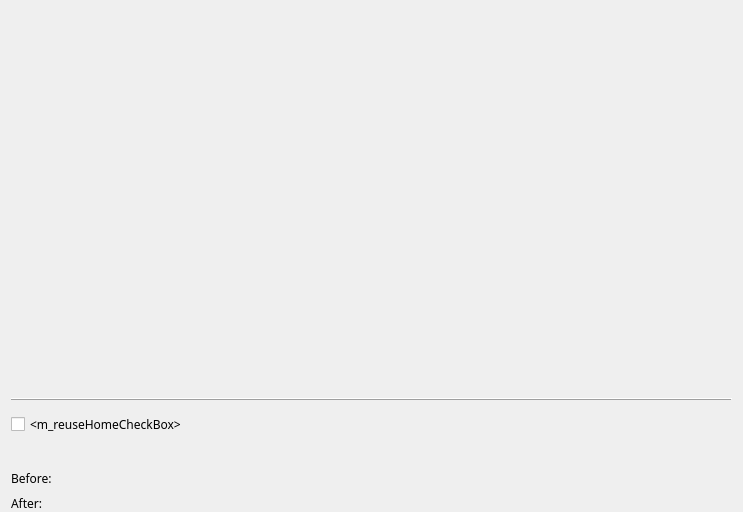
<?xml version="1.0" encoding="UTF-8"?>
<ui version="4.0">
 <author>
SPDX-FileCopyrightText: 2015 Teo Mrnjavac &lt;teo@kde.org&gt;
SPDX-License-Identifier: GPL-3.0-or-later
 </author>
 <class>ChoicePage</class>
 <widget class="QWidget" name="ChoicePage">
  <property name="geometry">
   <rect>
    <x>0</x>
    <y>0</y>
    <width>743</width>
    <height>512</height>
   </rect>
  </property>
  <property name="windowTitle">
   <string notr="true">Form</string>
  </property>
  <layout class="QVBoxLayout" name="m_mainLayout" stretch="0,1">
   <property name="bottomMargin">
    <number>0</number>
   </property>
   <item>
    <layout class="QHBoxLayout" name="m_drivesLayout">
     <item>
      <widget class="QLabel" name="m_drivesLabel">
       <property name="font">
        <font>
         <family>Fantasque Sans Mono</family>
        </font>
       </property>
       <property name="toolTip">
        <string notr="true"/>
       </property>
       <property name="text">
        <string notr="true">&lt;m_drivesLabel&gt;</string>
       </property>
      </widget>
     </item>
    </layout>
   </item>
   <item>
    <layout class="QVBoxLayout" name="m_rightLayout" stretch="0,1,0,0,0,0,0">
     <item>
      <widget class="QLabel" name="m_messageLabel">
       <property name="font">
        <font>
         <family>Fantasque Sans Mono</family>
        </font>
       </property>
       <property name="toolTip">
        <string notr="true"/>
       </property>
       <property name="text">
        <string notr="true">&lt;m_messageLabel&gt;</string>
       </property>
      </widget>
     </item>
     <item>
      <widget class="QScrollArea" name="m_itemsScrollArea">
       <property name="frameShape">
        <enum>QFrame::NoFrame</enum>
       </property>
       <property name="frameShadow">
        <enum>QFrame::Plain</enum>
       </property>
       <property name="lineWidth">
        <number>0</number>
       </property>
       <property name="widgetResizable">
        <bool>true</bool>
       </property>
       <widget class="QWidget" name="scrollAreaWidgetContents">
        <property name="geometry">
         <rect>
          <x>0</x>
          <y>0</y>
          <width>723</width>
          <height>345</height>
         </rect>
        </property>
        <layout class="QVBoxLayout" name="m_itemsLayout">
         <property name="leftMargin">
          <number>0</number>
         </property>
         <property name="topMargin">
          <number>0</number>
         </property>
         <property name="rightMargin">
          <number>0</number>
         </property>
         <property name="bottomMargin">
          <number>0</number>
         </property>
        </layout>
       </widget>
      </widget>
     </item>
     <item>
      <widget class="QFrame" name="hLine">
       <property name="frameShape">
        <enum>QFrame::HLine</enum>
       </property>
       <property name="frameShadow">
        <enum>QFrame::Raised</enum>
       </property>
      </widget>
     </item>
     <item>
      <widget class="EncryptWidget" name="m_encryptWidget" native="true"/>
     </item>
     <item>
      <widget class="QCheckBox" name="m_reuseHomeCheckBox">
       <property name="font">
        <font>
         <family>Fantasque Sans Mono</family>
        </font>
       </property>
       <property name="text">
        <string notr="true">&lt;m_reuseHomeCheckBox&gt;</string>
       </property>
      </widget>
     </item>
     <item>
      <widget class="QLabel" name="m_selectLabel">
       <property name="text">
        <string notr="true"/>
       </property>
      </widget>
     </item>
     <item>
      <layout class="QGridLayout" name="beforeAfterGridLayout">
       <property name="verticalSpacing">
        <number>0</number>
       </property>
       <item row="2" column="0">
        <layout class="QVBoxLayout" name="verticalLayout_2">
         <property name="spacing">
          <number>0</number>
         </property>
         <item>
          <spacer name="verticalSpacer_2">
           <property name="orientation">
            <enum>Qt::Vertical</enum>
           </property>
           <property name="sizeType">
            <enum>QSizePolicy::Fixed</enum>
           </property>
           <property name="sizeHint" stdset="0">
            <size>
             <width>20</width>
             <height>8</height>
            </size>
           </property>
          </spacer>
         </item>
         <item>
          <widget class="QLabel" name="m_previewAfterLabel">
           <property name="font">
            <font>
             <family>Fantasque Sans Mono</family>
            </font>
           </property>
           <property name="text">
            <string notr="true">After:</string>
           </property>
           <property name="alignment">
            <set>Qt::AlignLeading|Qt::AlignLeft|Qt::AlignTop</set>
           </property>
          </widget>
         </item>
        </layout>
       </item>
       <item row="0" column="0">
        <layout class="QVBoxLayout" name="verticalLayout">
         <property name="spacing">
          <number>0</number>
         </property>
         <item>
          <spacer name="verticalSpacer">
           <property name="orientation">
            <enum>Qt::Vertical</enum>
           </property>
           <property name="sizeType">
            <enum>QSizePolicy::Fixed</enum>
           </property>
           <property name="sizeHint" stdset="0">
            <size>
             <width>20</width>
             <height>8</height>
            </size>
           </property>
          </spacer>
         </item>
         <item>
          <widget class="QLabel" name="m_previewBeforeLabel">
           <property name="font">
            <font>
             <family>Fantasque Sans Mono</family>
            </font>
           </property>
           <property name="text">
            <string notr="true">Before:</string>
           </property>
           <property name="alignment">
            <set>Qt::AlignLeading|Qt::AlignLeft|Qt::AlignTop</set>
           </property>
          </widget>
         </item>
        </layout>
       </item>
       <item row="0" column="1">
        <widget class="QWidget" name="m_previewBeforeFrame" native="true">
         <property name="sizePolicy">
          <sizepolicy hsizetype="Expanding" vsizetype="Preferred">
           <horstretch>0</horstretch>
           <verstretch>0</verstretch>
          </sizepolicy>
         </property>
        </widget>
       </item>
       <item row="2" column="1">
        <widget class="QWidget" name="m_previewAfterFrame" native="true">
         <property name="sizePolicy">
          <sizepolicy hsizetype="Expanding" vsizetype="Preferred">
           <horstretch>0</horstretch>
           <verstretch>0</verstretch>
          </sizepolicy>
         </property>
        </widget>
       </item>
      </layout>
     </item>
    </layout>
   </item>
  </layout>
 </widget>
 <customwidgets>
  <customwidget>
   <class>EncryptWidget</class>
   <extends>QWidget</extends>
   <header>gui/EncryptWidget.h</header>
   <container>1</container>
  </customwidget>
 </customwidgets>
 <resources/>
 <connections/>
</ui>
